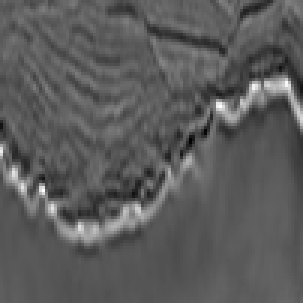
#> input picture compare/1d798aa5d5.png, 101 x 101 px (shown 3 times larger)
$ jupyter execute alternative.ipynb
#> lines starting #> are read from the running program, lines starting #| are printed output that depends on the picture
### metrics.py
# This module provides functions to compute various image similarity metrics
# such as Mean Squared Error (MSE), Structural Similarity Index (SSIM),
# Peak Signal-to-Noise Ratio (PSNR), Mean Absolute Error (MAE), Root Mean Squared Error (RMSE),
# and Local Binary Pattern (LBP) distance.
# Each function takes two images as input and returns the computed metric.
# The images should be in grayscale format for these calculations.
# The metrics can be used to evaluate the similarity between two images,
# which is useful in various applications such as image processing, computer vision, and machine learning.


# calcule o mse entre duas imagens
import cv2
import numpy as np
from skimage.feature import local_binary_pattern

def mse(imageA, imageB):
    # the 'Mean Squared Error' between the two images is the
    # sum of the squared difference between the two images
    err = np.sum((imageA.astype("float") - imageB.astype("float")) ** 2)
    err /= float(imageA.shape[0] * imageA.shape[1])

    # return the MSE, the lower the error, the more "similar"
    # the two images are
    return err
# Índice de Similaridade Estrutural (SSIM) entre duas imagens
def _ssim(imageA, imageB):
    C1 = (0.01 * 255) ** 2
    C2 = (0.03 * 255) ** 2

    muA = cv2.GaussianBlur(imageA.astype("float"), (11, 11), 1.5)
    muB = cv2.GaussianBlur(imageB.astype("float"), (11, 11), 1.5)

    sigmaA = cv2.GaussianBlur(imageA.astype("float") ** 2, (11, 11), 1.5) - muA ** 2
    sigmaB = cv2.GaussianBlur(imageB.astype("float") ** 2, (11, 11), 1.5) - muB ** 2
    sigmaAB = cv2.GaussianBlur(imageA.astype("float") * imageB.astype("float"), (11, 11), 1.5) - muA * muB

    ssim_map = ((2 * muA * muB + C1) * (2 * sigmaAB + C2)) / ((muA ** 2 + muB ** 2 + C1) * (sigmaA + sigmaB + C2))
    return np.mean(ssim_map)

def dssim(imageA, imageB):
    similarity = _ssim(imageA, imageB)
    dssim = (1 - similarity) / 2  # Convert SSIM to DSSIM
    return dssim  # Return DSSIM instead of SSIM for better interpretation

# calcula o PSNR entre duas imagens
# [6 lines left out: function psnr, not called in this run]

#calcula o MAE entre duas imagens
def mae(imageA, imageB):
    return np.mean(np.abs(imageA.astype("float") - imageB.astype("float")))

#Euclidean distance based on the Local Binary Pattern

#calcula o RMSE entre duas imagens
def rmse(imageA, imageB):
    return np.sqrt(mse(imageA, imageB))

#calcula o Euclidean distance based on the Local Binary Pattern (LBP) entre duas imagens
""" def lbp_distance(imageA, imageB):
    lbpA = cv2.calcHist([imageA], [0], None, [256], [0, 256])
    lbpB = cv2.calcHist([imageB], [0], None, [256], [0, 256])
    lbpA = cv2.normalize(lbpA, lbpA).flatten()
    lbpB = cv2.normalize(lbpB, lbpB).flatten()
    return np.linalg.norm(lbpA - lbpB) """

# compute LBP  using four neighbors, distance 1, and tile size of 64 pixels.
# Note: The LBP distance function assumes that the images are already in grayscale.
# If the images are not in grayscale, they should be converted before calling this function.
# This module provides a set of functions to compute various image similarity metrics.
# [17 lines left out: function compute_lbp, not called in this run]


# Calcula a distância euclidiana média entre os histogramas LBP de tiles 64x64, usando 4 vizinhos e raio 1
def lbp_tile_distance(imageA, imageB, P=4, R=1, tile_size=40):
    """
    Calcula a distância euclidiana média entre os histogramas LBP de tiles correspondentes
    das duas imagens, usando 4 vizinhos, raio 1 e tile size 64.
    As imagens devem estar em escala de cinza e ter o mesmo tamanho.
    """
    h, w = imageA.shape
    dist_total = 0
    count = 0
    for y in range(0, h, tile_size):
        for x in range(0, w, tile_size):
            tileA = imageA[y:y+tile_size, x:x+tile_size]
            tileB = imageB[y:y+tile_size, x:x+tile_size]
            if tileA.shape != (tile_size, tile_size) or tileB.shape != (tile_size, tile_size):
                continue  # pula tiles incompletos
            lbpA = local_binary_pattern(tileA, P, R, method='uniform')
            lbpB = local_binary_pattern(tileB, P, R, method='uniform')
            # Histograma LBP
            histA, _ = np.histogram(lbpA.ravel(), bins=np.arange(0, P + 3), range=(0, P + 2))
            histB, _ = np.histogram(lbpB.ravel(), bins=np.arange(0, P + 3), range=(0, P + 2))
            # Normaliza
            histA = histA.astype('float') / (histA.sum() + 1e-6)
            histB = histB.astype('float') / (histB.sum() + 1e-6)
            dist_total += np.linalg.norm(histA - histB)
            count += 1
    return dist_total / count if count > 0 else None

# [5 lines of commented-out code are left out]

### xsandbox/alternative.ipynb
[cell 1]
# Síntese de Textura Alternativa usando OpenCV
import cv2
import numpy as np
from sklearn.cluster import KMeans
import matplotlib.pyplot as plt
from sklearn.feature_extraction.image import extract_patches_2d
from sklearn.metrics import pairwise_distances

# Síntese de Textura por Exemplo - Método Alternativo

Este notebook demonstra um método alternativo para síntese de textura baseada em exemplo utilizando OpenCV e scikit-learn. O método implementado utiliza a abordagem de "patch-based sampling", que consiste em:

1. Extrair pequenos patches da textura de exemplo
2. Encontrar patches semelhantes através de clustering
3. Sintetizar uma nova textura usando esses patches

Esta implementação é diferente do método existente em synthesis.py, fornecendo uma alternativa mais flexível para experimentação.

[cell 2]
def load_and_display_image(image_path):
    """
    Carrega uma imagem e exibe utilizando matplotlib
    """
#> called with image_path = '../compare/1d798aa5d5.png'
    img = cv2.imread(image_path)
#> img is the input picture: shape (101, 101, 3); min 0, max 255, mean 91.2
    if img is None:
        print(f"Erro: Não foi possível carregar a imagem: {image_path}")
        return None

    # Converter BGR para RGB para exibição correta
    img_rgb = cv2.cvtColor(img, cv2.COLOR_BGR2RGB)

    plt.figure(figsize=(8, 8))
    plt.imshow(img_rgb)
    plt.axis('off')
    plt.title('Imagem de Exemplo')
    plt.show()

    return img

# Carregar uma imagem de exemplo   compare\0a1742c740.png  1d798aa5d5
example_path = "../compare/1d798aa5d5.png"  # Altere para o caminho da sua imagem

example_image = load_and_display_image(example_path)

## Método de Síntese de Textura Baseado em Patches

O algoritmo implementado segue estas etapas:
1. Extração de patches: Dividimos a imagem de exemplo em pequenos patches sobrepostos
2. Agrupamento: Usamos K-Means para agrupar patches similares
3. Síntese: Construímos uma nova textura selecionando e mesclando patches
4. Avaliação: Comparamos a textura sintetizada com a original usando métricas

[cell 3]
def extract_image_patches(image, patch_size, stride=None):
    """
    Extrai patches de uma imagem usando o tamanho e stride especificados

    Args:
        image: Imagem de entrada
        patch_size: Tamanho do patch (tuple: altura, largura)
        stride: Stride entre patches. Se None, usa metade do patch_size

    Returns:
        patches: Array de patches extraídos
        positions: Posições de onde os patches foram extraídos
    """
#> called with patch_size = (32, 32)
    if stride is None:
        stride = (patch_size[0] // 2, patch_size[1] // 2)

    if len(image.shape) == 3:
        h, w, c = image.shape
    else:
        h, w = image.shape
        c = 1
        image = image.reshape(h, w, c)

    patches = []
    positions = []

    # Extrair patches com stride
    for y in range(0, h - patch_size[0] + 1, stride[0]):
        for x in range(0, w - patch_size[1] + 1, stride[1]):
            patch = image[y:y+patch_size[0], x:x+patch_size[1], :]
            patches.append(patch)
            positions.append((y, x))
#> after the loop, patches = 25 items; positions = 25 pairs, first value 0 to 64, second value 0 to 64

    return np.array(patches), positions

# Testar a função de extração de patches
if example_image is not None:
    patch_size = (32, 32)  # Tamanho do patch
    patches, positions = extract_image_patches(example_image, patch_size)

    print(f"Tamanho da imagem: {example_image.shape}")
#| Tamanho da imagem: (101, 101, 3)
    print(f"Número de patches extraídos: {len(patches)}")
#| Número de patches extraídos: 25
    print(f"Tamanho de cada patch: {patches[0].shape}")
#| Tamanho de cada patch: (32, 32, 3)

    # Exibir alguns patches de exemplo
    fig, axes = plt.subplots(1, 5, figsize=(15, 3))
    for i in range(5):
        idx = np.random.randint(0, len(patches))
        patch_rgb = cv2.cvtColor(patches[idx], cv2.COLOR_BGR2RGB)
        axes[i].imshow(patch_rgb)
        axes[i].set_title(f"Patch {idx}")
        axes[i].axis('off')
#> this loop made 5 passes
#> idx on passes 1 to 5: 12, 15, 21, 0, 3
#> pass 1, `patch_rgb = cv2.cvtColor(patches[idx], cv2.COLOR_BGR2RGB)`:
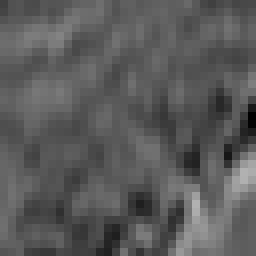
#> patch_rgb: shape (32, 32, 3) (shown 8 times larger); min 0, max 177, mean 90.1
#> pass 3, `patch_rgb = cv2.cvtColor(patches[idx], cv2.COLOR_BGR2RGB)`:
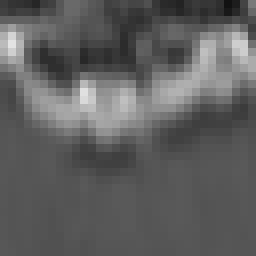
#> patch_rgb: shape (32, 32, 3) (shown 8 times larger); min 18, max 227, mean 95.4
    plt.tight_layout()
    plt.show()
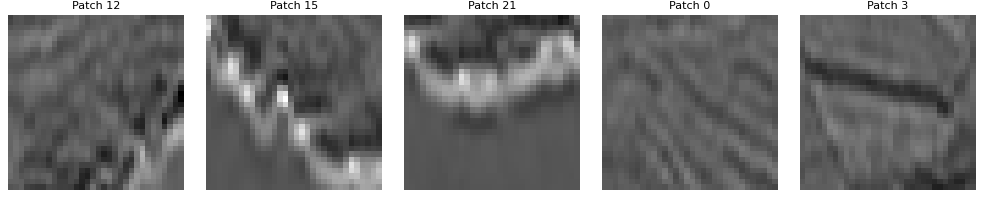
#> figure drawn by matplotlib, 5 panels

[cell 4]
def cluster_patches(patches, n_clusters=10):
    """
    Agrupa patches similares usando K-means clustering

    Args:
        patches: Array de patches extraídos
        n_clusters: Número de clusters

    Returns:
        labels: Rótulos de cluster para cada patch
        centroids: Centroides de cada cluster
    """
#> called with patches = array of shape (25, 32, 32, 3), n_clusters = 8
    # Reshape patches para vetores
    n_patches, h, w, c = patches.shape
    patches_flat = patches.reshape(n_patches, -1)

    # Aplicar K-means clustering
    kmeans = KMeans(n_clusters=n_clusters, random_state=42)
    labels = kmeans.fit_predict(patches_flat)
#> labels = 25 values, max 7 at index 21, min 0 at index 9, mean 1.8
    centroids = kmeans.cluster_centers_.reshape(n_clusters, h, w, c)

    return labels, centroids

if example_image is not None and 'patches' in locals():
    # Agrupar os patches
    n_clusters = 8
    labels, centroids = cluster_patches(patches, n_clusters)

    # Contar patches em cada cluster
    unique_labels, counts = np.unique(labels, return_counts=True)
#> unique_labels = [0, 1, 2, 3, 4, 5, 6, 7]; counts = [1, 18, 1, 1, 1, 1, 1, 1]
    for label, count in zip(unique_labels, counts):
        print(f"Cluster {label}: {count} patches")
#> this loop made 8 passes
#> count on passes 1 to 8: 1, 18, 1, 1, 1, 1, 1, 1
#> (printed output is left out)

    # Visualizar centroides dos clusters (representam texturas típicas)
    fig, axes = plt.subplots(1, n_clusters, figsize=(15, 3))
    for i in range(n_clusters):
        centroid_rgb = cv2.cvtColor(centroids[i].astype(np.uint8), cv2.COLOR_BGR2RGB)
        axes[i].imshow(centroid_rgb)
        axes[i].set_title(f"Cluster {i}")
        axes[i].axis('off')
#> this loop made 8 passes
#> pass 1, `centroid_rgb = cv2.cvtColor(centroids[i].astype(np.uint8), cv2.COLOR_B..`:
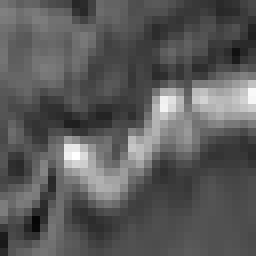
#> centroid_rgb: shape (32, 32, 3) (shown 8 times larger); min 6, max 255, mean 90.8
    plt.tight_layout()
    plt.show()
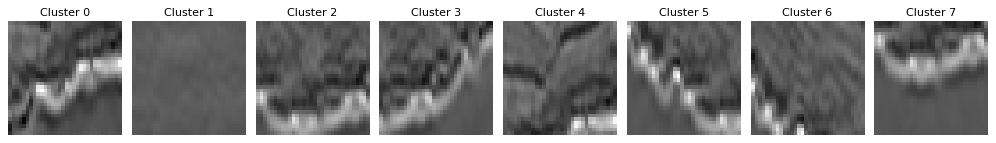
#> figure drawn by matplotlib, 8 panels

## Síntese da Nova Textura

Agora vamos implementar o algoritmo de síntese da textura. O processo consiste em:

1. Criar uma imagem de saída vazia com o tamanho desejado
2. Para cada posição na imagem de saída:
   - Encontrar patches similares na imagem de exemplo
   - Selecionar um patch aleatoriamente entre os similares
   - Aplicar mesclagem com sobreposição para evitar artefatos
3. Preencher a imagem de saída com os patches selecionados

[cell 5]
def synthesize_texture(example_image, output_size, patch_size=(32, 32), overlap=0.5, n_clusters=10):
    """
    Sintetiza uma nova textura baseada na imagem de exemplo

    Args:
        example_image: Imagem de exemplo
        output_size: Tamanho da textura de saída (altura, largura)
        patch_size: Tamanho dos patches
        overlap: Fração de sobreposição entre patches adjacentes
        n_clusters: Número de clusters para agrupar patches similares

    Returns:
        output_texture: Textura sintetizada
    """
#> called with output_size = (101, 101), patch_size = (32, 32), overlap = 0.5, n_clusters = 12
    # Extrair patches da imagem de exemplo
    stride = (int(patch_size[0] * (1-overlap)), int(patch_size[1] * (1-overlap)))
    patches, positions = extract_image_patches(example_image, patch_size, stride)

    # Agrupar patches
    labels, _ = cluster_patches(patches, n_clusters)
#> labels = 25 values, max 11 at index 20, min 0 at index 9, mean 3.16

    # Calcular passo de síntese baseado na sobreposição
    synth_stride = (int(patch_size[0] * (1-overlap)), int(patch_size[1] * (1-overlap)))

    # Criar imagem de saída
    if len(example_image.shape) == 3:
        output_texture = np.zeros((output_size[0], output_size[1], example_image.shape[2]), dtype=np.float32)
    else:
        output_texture = np.zeros(output_size, dtype=np.float32)

    # Matriz de contagem para normalização
    weight_map = np.zeros(output_size, dtype=np.float32)

    # Criar janela de mesclagem (gradiente suave nas bordas para mesclagem)
    y_weight = np.cos(np.linspace(-np.pi/2, np.pi/2, patch_size[0])) * 0.5 + 0.5
    x_weight = np.cos(np.linspace(-np.pi/2, np.pi/2, patch_size[1])) * 0.5 + 0.5
    window = np.outer(y_weight, x_weight)

    # Para cada posição na imagem de saída
    for y in range(0, output_size[0] - patch_size[0] + 1, synth_stride[0]):
        for x in range(0, output_size[1] - patch_size[1] + 1, synth_stride[1]):
            # Selecionar cluster aleatório
            cluster_id = np.random.randint(0, n_clusters)

            # Encontrar patches deste cluster
            cluster_indices = np.where(labels == cluster_id)[0]

            if len(cluster_indices) > 0:
                # Escolher um patch aleatório do cluster
                idx = np.random.choice(cluster_indices)
                patch = patches[idx].astype(np.float32)

                # Aplicar mesclagem ponderada para evitar bordas visíveis
                if len(example_image.shape) == 3:
                    for c in range(patch.shape[2]):
                        # Corrigido: certificar que window tem a forma correta
                        output_texture[y:y+patch_size[0], x:x+patch_size[1], c] += patch[:, :, c] * window
                else:
                    output_texture[y:y+patch_size[0], x:x+patch_size[1]] += patch * window

                weight_map[y:y+patch_size[0], x:x+patch_size[1]] += window
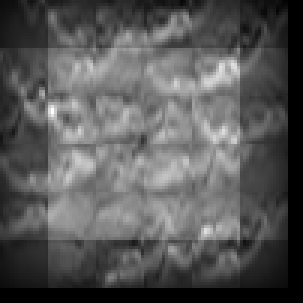
#> output_texture: shape (101, 101, 3) float32 (shown 3 times larger); min 0, max 439.9, mean 152.3; drawn with min black and max white
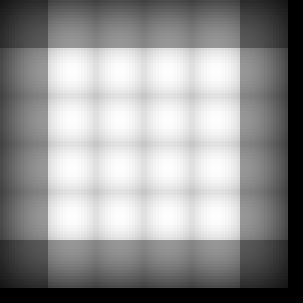
#> weight_map: shape (101, 101) float32 (shown 3 times larger); min 0, max 2.85, mean 1.64; drawn with min black and max white

    # Normalizar pela matriz de peso
    weight_map = np.maximum(weight_map, 1e-10)  # Evitar divisão por zero

    if len(example_image.shape) == 3:
        for c in range(output_texture.shape[2]):
            output_texture[:, :, c] /= weight_map
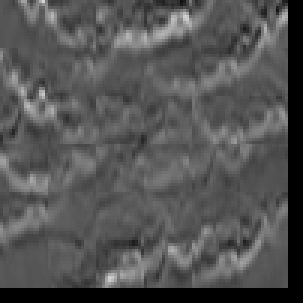
#> output_texture: shape (101, 101, 3) float32 (shown 3 times larger); min 0, max 213, mean 84.1
    else:
        output_texture /= weight_map

    # Converter para uint8
    output_texture = np.clip(output_texture, 0, 255).astype(np.uint8)

    return output_texture

# Função para exibir os resultados
def display_results(original, synthesized):
    """
    Exibe a imagem original e a sintetizada lado a lado
    """
    fig, axes = plt.subplots(1, 2, figsize=(15, 8))

    # Converter para RGB para exibição correta
    if len(original.shape) == 3:
        original_rgb = cv2.cvtColor(original, cv2.COLOR_BGR2RGB)
        synthesized_rgb = cv2.cvtColor(synthesized, cv2.COLOR_BGR2RGB)
    else:
        original_rgb = original
        synthesized_rgb = synthesized

    axes[0].imshow(original_rgb)
    axes[0].set_title('Textura Original')
    axes[0].axis('off')

    axes[1].imshow(synthesized_rgb)
    axes[1].set_title('Textura Sintetizada')
    axes[1].axis('off')

    plt.tight_layout()
    plt.show()

[cell 6]
# Sintentizar a textura
if example_image is not None:
    # Definir parâmetros
    patch_size = (32, 32)
    output_size = (101, 101)
    overlap = 0.5
    n_clusters = 12

    print("Sintetizando textura...")

    # Medir o tempo de execução
    import time
    start_time = time.time()

    # Sintetizar a nova textura
    synthesized_texture = synthesize_texture(
        example_image,
        output_size,
        patch_size=patch_size,
        overlap=overlap,
        n_clusters=n_clusters
    )

    elapsed_time = time.time() - start_time
    print(f"Síntese concluída em {elapsed_time:.2f} segundos.")

    # Exibir os resultados
    display_results(example_image, synthesized_texture)

    # Salvar a textura sintetizada
    import os
    output_dir = "../result"
    os.makedirs(output_dir, exist_ok=True)

    import uuid
    output_filename = f"{output_dir}/synthetic_texture_{str(uuid.uuid4())[:8]}.jpg"
    cv2.imwrite(output_filename, synthesized_texture)
    print(f"Textura salva em: {output_filename}")

## Método Alternativo usando scikit-image

A biblioteca scikit-image também oferece uma implementação para síntese de textura. Vamos comparar com o nosso método:

[cell 7]
try:
    # Importar bibliotecas necessárias
    from skimage.transform import resize
    from skimage.util import random_noise
    from skimage import img_as_ubyte, img_as_float

    def synthesize_texture_skimage(example_image, output_size):
        """
        Sintetiza textura usando o método de síntese por ruído + filtros da scikit-image

        Args:
            example_image: Imagem de exemplo
            output_size: Tamanho da textura de saída (altura, largura)

        Returns:
            output_texture: Textura sintetizada
        """
#> called with output_size = (256, 256)
        # Converter para float [0, 1] para processamento
        if len(example_image.shape) == 3:
            # Converter BGR para RGB
            example_float = img_as_float(cv2.cvtColor(example_image, cv2.COLOR_BGR2RGB))
        else:
            example_float = img_as_float(example_image)

        # Redimensionar para tamanho adequado se necessário
        if example_float.shape[0] < 64 or example_float.shape[1] < 64:
            example_float = resize(example_float, (max(64, example_float.shape[0]),
                                                  max(64, example_float.shape[1])))

        # Criar ruído como base da textura
        noise = random_noise(np.zeros(output_size[:2]), mode='gaussian')

        # Aplicar transformada de Fourier na imagem de exemplo
        from scipy import fftpack

        # Redimensionar o ruído para ter o mesmo tamanho da imagem de exemplo
        # OU redimensionar a imagem exemplo para o tamanho de saída desejado
        example_resized = resize(example_float, output_size[:2])

        if len(example_float.shape) == 3:
            # Processar cada canal de cor separadamente
            result = np.zeros((output_size[0], output_size[1], 3))
            for i in range(3):
                # FFT da imagem de exemplo redimensionada
                example_fft = fftpack.fft2(example_resized[:,:,i])
                example_spectrum = np.abs(example_fft)

                # FFT do ruído
                noise_fft = fftpack.fft2(noise)

                # Usar a amplitude da imagem exemplo e fase do ruído
                combined = example_spectrum * np.exp(1j * np.angle(noise_fft))

                # Transformada inversa para obter a textura
                result[:,:,i] = np.real(fftpack.ifft2(combined))
#> this loop made 3 passes
#> pass 1, in synthesize_texture_skimage, `example_spectrum = np.abs(example_fft)`:
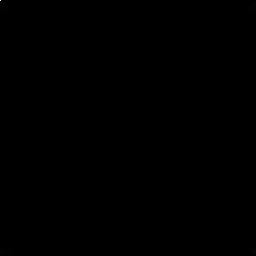
#> example_spectrum: shape (256, 256) float64; min 0.00012, max 23443, mean 4.1; drawn with min black and max white
#> after the loop:
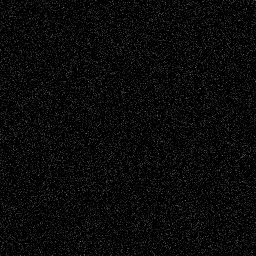
#> noise: shape (256, 256) float64; min 0, max 0.43, mean 0.04
        else:
            # Redimensionar a imagem para o tamanho de saída
            example_resized = resize(example_float, output_size)

            # FFT da imagem de exemplo redimensionada
            example_fft = fftpack.fft2(example_resized)
            example_spectrum = np.abs(example_fft)

            # FFT do ruído
            noise_fft = fftpack.fft2(noise)

            # Usar a amplitude da imagem exemplo e fase do ruído
            combined = example_spectrum * np.exp(1j * np.angle(noise_fft))

            # Transformada inversa para obter a textura
            result = np.real(fftpack.ifft2(combined))

        # Normalizar e converter para uint8
        result = np.clip(result, 0, 1)
        if len(result.shape) == 3:
            # Converter de volta para BGR para consistência
            result_uint8 = cv2.cvtColor(img_as_ubyte(result), cv2.COLOR_RGB2BGR)
#> (the rest of the program and of its run is left out)
